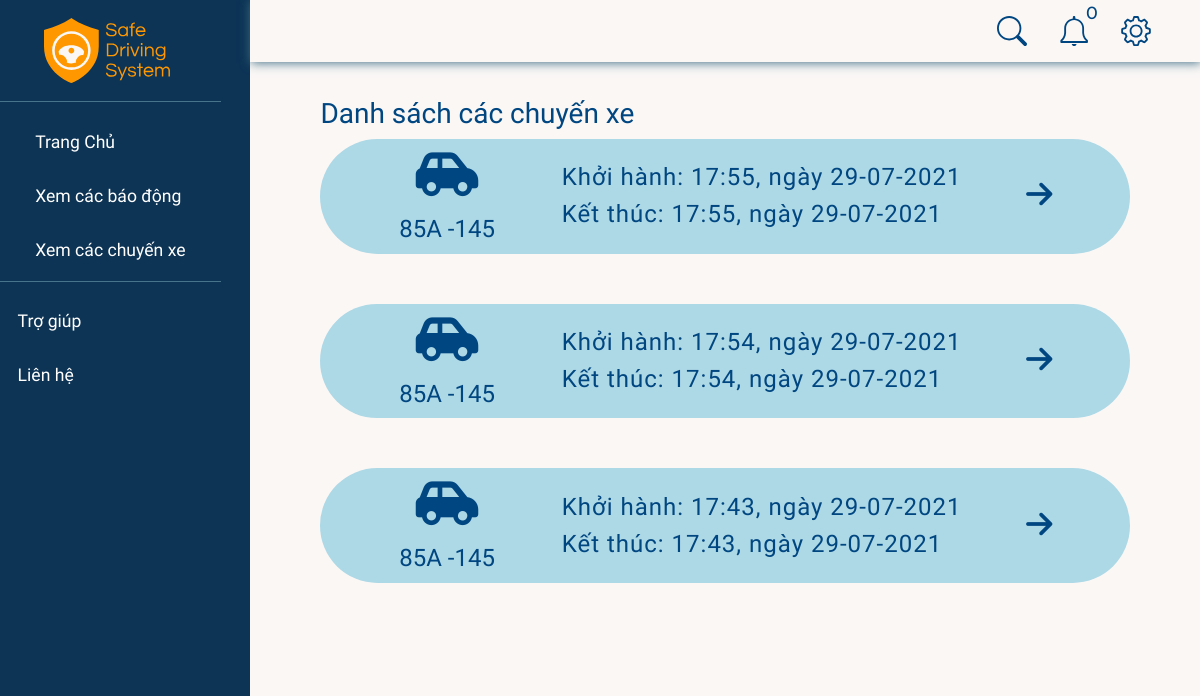
/drive/ (signed in), run on the app's committed database.
### realtime/models.py (models this page shows, shortened)
class Drive(models.Model):
    STATUS = (
        ("ongoing", "ongoing"),
        ("ended", "ended"),
    )
    device = models.ForeignKey(RaspDevice, null=True, on_delete=models.CASCADE)
    startTime = models.DateTimeField(null=True)
    status = models.CharField(max_length=20, choices=STATUS)
    endTime = models.DateTimeField(null=True)

### accounts/models.py (models this page shows, shortened)
class RaspDevice(models.Model):
    class Meta:
        constraints = [
            models.UniqueConstraint(fields=["password"], name="password"),
        ]
    STATUS = (
        ("online", "online"),
        ("offline", "offline"),
    )
    name = models.CharField(max_length=50)
    car = models.OneToOneField(Car, null=True, on_delete=models.SET_NULL, blank=True)
    status = models.CharField(
        max_length=50, null=True, blank=True, choices=STATUS, default="offline"
    )
    password = models.CharField(max_length=8, null=True, blank=True)
    dateAdded = models.DateTimeField(auto_now_add=True)
    company = models.ForeignKey(Company, null=True, blank=True, on_delete=models.CASCADE)

class Car(models.Model):
    class Meta:
        constraints = [
            models.UniqueConstraint(fields=["licensePlate"], name="licensePlate"),
        ]
    name = models.CharField(max_length=50)
    licensePlate = models.CharField(max_length=20, null=True)
    boughtDate = models.DateTimeField(auto_now_add=True, null=True)
    company = models.ForeignKey(Company, null=True, on_delete=models.CASCADE)

### realtime/views.py (the view)
# urls.py: path("", views.drives, name="drives"),
@login_required(login_url="/")
def drives(request):
    company = request.user.profile.company
    drs = Drive.objects.filter(device__company=company).order_by('-startTime')
    searchKey = request.GET.get("search-key")
    if searchKey != '' and searchKey is not None:
        drs = drs.filter(device__car__licensePlate__icontains=searchKey)
    lastestAlerts, unreadCounts = getNotifications(company)
    context = {'drs': drs, "notifications": lastestAlerts, "unreadNotis": unreadCounts}
    return render(request, "drives.html", context)

### accounts/views.py (called while the page is built)
def getNotifications(company):
    lastestAlerts = Alert.objects.filter(drive__device__company=company).order_by('-timeOccured')[:5]
    unreadCounts = 0
    for alert in lastestAlerts:
        unreadCounts = (unreadCounts + 1) if not alert.isRead else unreadCounts
    return lastestAlerts, unreadCounts

### realtime/templates/drives.html (shortened to what this page needs)
{% extends 'base.html' %}
{% load static %}
{% block modal %}
{% include 'sidebar.html' %}
{% endblock modal %}
{% block content %}
{% include 'navbar-search.html' %}
<div class="content-container">
    <h3>Danh sách các chuyến xe</h3>
    <div class="drive-wrapper">
        {% for drive in drs %}
        <div
            style="
                {% if drive.endTime %}
                background: lightblue;
                {% else%}
                background: rgba(123, 217, 108, 0.4);
                {% endif %}
                margin-bottom: 50px;"
            class="driver-container"
            id="{{ drive.id }}"
            {% if drive.endTime %}
            online="0"
            {% else%}
            online="1"
            {% endif %}
        >
            <br>
            <div class="driver-container__info">
                <i class="fas fa-car-side"></i>
                {% if drive.device.car %}
                <h3> {{ drive.device.car.licensePlate }} </h3>
                {% else %}
                <h3> Xe không xác định </h3>
                {% endif %}
            </div>
            <div class="driver-container__time">
                <h3>
                    Khởi hành:
                    {{ drive.startTime.time }}, ngày {{ drive.startTime.date }}
                </h3>
                {% if drive.endTime %}
                <h3>
                    Kết thúc:
                    {{ drive.endTime.time }}, ngày {{ drive.endTime.date }}
                </h3>
                {% else %}
                <h3>Xe dang hoat dong</h3>
                {% endif %}
            </div>
            <a href="{% url 'driveDetail' drive.id  %}">
                <i style="transform: rotate(90deg);" class="fas fa-arrow-up"></i>
            </a>
            <br>
        </div>
        {% endfor %}
    </div>
</div>
{% endblock content %}

### static/css/main.css (style rules this page uses)
:root { --bg-color: #FAF7F5; --navy: #004680; --dark-navy: #002A4D; --black-pearl: #001E37; --yellow: #FF9800; --selective-yellow: #FFB800; --amber: #FFBE0F; --vivid-orange: #EB5E0B; --green: #7BD96C; --red: #F15E5E; --cyan-blue: #649DCC; --font1: 'Montserrat', sans-serif; --font2: 'Questrial', sans-serif; --font3: 'Raleway', sans-serif; --video-ratio: calc(16 / 9); }
*, *::before, *::after { box-sizing: border-box; outline: none; }
body { margin: 0; padding: 0; background-color: var(--bg-color); font-family: var(--font2); font-size: 1.1rem; color: var(--navy); min-height: 100vh; }

### static/css/content.css (style rules this page uses)
.wrapper { display: flex; width: 100%; align-items: stretch; }
.content-container { padding: 2em 4em; background: var(--bg-color); }

### realtime/templates/drives.html (style rules this page uses)
.driver-container { display: flex; align-items: center; justify-content: space-between; padding: 10px 20px; border-radius: 1000px; }
.driver-container h3 { margin: 0; padding: 0; font-size: 18px; }
.driver-container__info { display: flex; flex-direction: column; align-items: center; justify-content: center; }
.driver-container__info i { font-size: 50px; margin-bottom: 1rem; }
.driver-container__info h3 { font-size: 1.5rem; }
.driver-container__time h3 { font-size: 1.5rem; letter-spacing: 1px; margin: .5rem; }
.driver-container a { text-decoration: none; }
.driver-container .fa-arrow-up { font-size: 30px; color: var(--navy) }

### data on the page
Drive: device.car.licensePlate "85A -145", startTime.time "17:55", startTime "29-07-2021", endTime.time "17:55", endTime "29-07-2021"
Drive: device.car.licensePlate "85A -145", startTime.time "17:54", startTime "29-07-2021", endTime.time "17:54", endTime "29-07-2021"
Drive: device.car.licensePlate "85A -145", startTime.time "17:43", startTime "29-07-2021", endTime.time "17:43", endTime "29-07-2021"

### other printed values
{{ unreadNotis }} "0"
